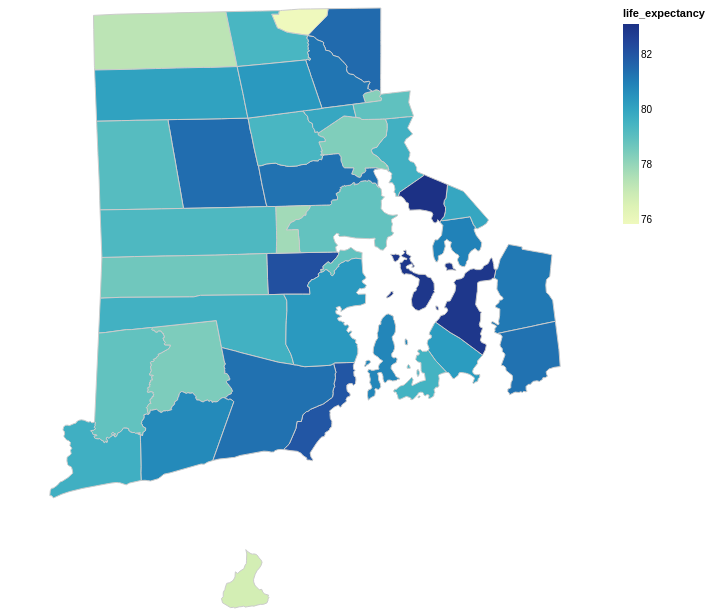

Notebook cell for this chart:
### Markdown cell above
### Chart 3B

Note that this chart contains a tooltip &mdash; try hovering your mouse over each county.

### Code cell
hover = alt.selection_point(on='mouseover', empty=False)
geo_base = alt.Chart(life).mark_geoshape() \
    .project(type="identity", reflectY=True) \
    .encode(strokeWidth=alt.condition(hover, alt.value(5.), alt.value(1.)), stroke=alt.value("#ccc")).add_params(hover) \
    .properties(width=600, height=600)

geo_base.encode(color="life_expectancy", tooltip=["county", "life_expectancy", "rural_urban"])

### Figure 1 — Vega-Lite specification as saved in the notebook (floating-point values rounded to 4 significant figures; data arrays with more than 128 entries replaced by an {"elided": "..."} marker saying what was removed)
{"config": {"view": {"continuousWidth": 300, "continuousHeight": 300}}, "data": {"name": "data-5ddcb8df7bb5f7db00b6b58fe78f71b2"}, "mark": {"type": "geoshape"}, "encoding": {"color": {"field": "life_expectancy", "type": "quantitative"}, "stroke": {"value": "#ccc"}, "strokeWidth": {"condition": {"param": "param_3c33481421cac01f", "value": 5.0, "empty": false}, "value": 1.0}, "tooltip": [{"field": "county", "type": "nominal"}, {"field": "life_expectancy", "type": "quantitative"}, {"field": "rural_urban", "type": "nominal"}]}, "height": 600, "params": [{"name": "param_3c33481421cac01f", "select": {"type": "point", "on": "mouseover"}}], "projection": {"reflectY": true, "type": "identity"}, "width": 600, "$schema": "https://vega.github.io/schema/vega-lite/v6.1.0.json", "datasets": {"data-5ddcb8df7bb5f7db00b6b58fe78f71b2": [{"county": "West Greenwich", "rural_urban": "Rural", "life_expectancy": 78.65, "asmr": 1030.0, "asmr_rank": 36, "rent": 1341, "gini": 0.4168, "pct_food_desert": 0.0, "fast_food": 0.23, "pct_farmers_market": 22.48, "pct_less_hs": 5.1, "pct_bachelors": 31.0, "type": "Feature", "geometry": {"type": "Polygon", "coordinates": [[[-71.79, 41.66], [-71.79, 41.66], [-71.79, 41.64], [-71.79, 41.63], [-71.79, 41.6], [-71.79, 41.6], [-71.76, 41.6], [-71.66, 41.6], [-71.65, 41.6], [-71.65, 41.6], [-71.64, 41.6], [-71.64, 41.6], [-71.54, 41.6], [-71.55, 41.63], [-71.55, 41.64], [-71.55, 41.65], [-71.55, 41.66], [-71.55, 41.66], [-71.57, 41.66], [-71.59, 41.66], [-71.6, 41.66], [-71.62, 41.66], [-71.62, 41.66], [-71.67, 41.66], [-71.67, 41.66], [-71.69, 41.66], [-71.74, 41.66], [-71.74, 41.66], [-71.79, 41.66]]]}}, {"county": "Central Falls", "rural_urban": "Urban", "life_expectancy": 78.26, "asmr": 970.7, "asmr_rank": 33, "rent": 774, "gini": 0.4557, "pct_food_desert": 0.0, "fast_food": 37.2, "pct_farmers_market": 0.0, "pct_less_hs": 48.2, "pct_bachelors": 7.4, "type": "Feature", "geometry": {"type": "Polygon", "coordinates": [[[-71.39, 41.9], [-71.4, 41.9], [-71.4, 41.89], [-71.4, 41.89], [-71.41, 41.89], [-71.41, 41.89], [-71.41, 41.89], [-71.4, 41.88], [-71.39, 41.88], [-71.39, 41.88], [-71.39, 41.88], [-71.38, 41.88], [-71.38, 41.89], [-71.38, 41.89], [-71.38, 41.89], [-71.38, 41.89], [-71.38, 41.89], [-71.38, 41.89], [-71.38, 41.89], [-71.38, 41.9], [-71.39, 41.9], [-71.39, 41.9], [-71.39, 41.9], [-71.39, 41.9], [-71.39, 41.9]]]}}, {"county": "Scituate", "rural_urban": "Rural", "life_expectancy": 81.43, "asmr": 807.1, "asmr_rank": 6, "rent": 932, "gini": 0.3981, "pct_food_desert": 0.0, "fast_food": 0.13, "pct_farmers_market": 61.14, "pct_less_hs": 9.3, "pct_bachelors": 28.3, "type": "Feature", "geometry": {"type": "Polygon", "coordinates": [[[-71.69, 41.86], [-71.69, 41.84], [-71.69, 41.84], [-71.69, 41.83], [-71.69, 41.82], [-71.68, 41.79], [-71.68, 41.79], [-71.68, 41.78], [-71.68, 41.77], [-71.68, 41.77], [-71.67, 41.76], [-71.67, 41.73], [-71.67, 41.73], [-71.64, 41.73], [-71.59, 41.73], [-71.58, 41.73], [-71.56, 41.73], [-71.55, 41.73], [-71.55, 41.73], [-71.55, 41.73], [-71.55, 41.74], [-71.55, 41.76], [-71.55, 41.76], [-71.55, 41.77], [-71.56, 41.79], [-71.56, 41.79], [-71.56, 41.8], [-71.57, 41.81], [-71.57, 41.84], [-71.57, 41.84], [-71.57, 41.84], [-71.57, 41.85], [-71.57, 41.86], [-71.6, 41.86], [-71.61, 41.86], [-71.68, 41.86], [-71.69, 41.86]]]}}, {"county": "Foster", "rural_urban": "Rural", "life_expectancy": 79.14, "asmr": 813.8, "asmr_rank": 8, "rent": 908, "gini": 0.4325, "pct_food_desert": 0.0, "fast_food": 0.08, "pct_farmers_market": 0.0, "pct_less_hs": 8.1, "pct_bachelors": 29.9, "type": "Feature", "geometry": {"type": "Polygon", "coordinates": [[[-71.79, 41.85], [-71.79, 41.85], [-71.79, 41.84], [-71.79, 41.84], [-71.79, 41.82], [-71.79, 41.81], [-71.79, 41.81], [-71.79, 41.8], [-71.79, 41.77], [-71.79, 41.77], [-71.79, 41.77], [-71.79, 41.74], [-71.79, 41.73], [-71.72, 41.73], [-71.7, 41.73], [-71.67, 41.73], [-71.67, 41.73], [-71.67, 41.76], [-71.68, 41.77], [-71.68, 41.77], [-71.68, 41.78], [-71.68, 41.79], [-71.68, 41.79], [-71.69, 41.82], [-71.69, 41.83], [-71.69, 41.84], [-71.69, 41.84], [-71.69, 41.86], [-71.74, 41.86], [-71.75, 41.86], [-71.76, 41.86], [-71.79, 41.85]]]}}, {"county": "Burrillville", "rural_urban": "Rural", "life_expectancy": 77.33, "asmr": 1052.0, "asmr_rank": 37, "rent": 843, "gini": 0.4087, "pct_food_desert": 57.56, "fast_food": 0.37, "pct_farmers_market": 96.13, "pct_less_hs": 17.4, "pct_bachelors": 22.8, "type": "Feature", "geometry": {"type": "Polygon", "coordinates": [[[-71.61, 42.01], [-71.66, 42.01], [-71.68, 42.01], [-71.68, 42.01], [-71.76, 42.01], [-71.77, 42.01], [-71.8, 42.01], [-71.8, 41.99], [-71.8, 41.99], [-71.8, 41.94], [-71.8, 41.93], [-71.8, 41.93], [-71.74, 41.93], [-71.72, 41.93], [-71.71, 41.93], [-71.7, 41.93], [-71.68, 41.93], [-71.67, 41.93], [-71.66, 41.93], [-71.64, 41.93], [-71.63, 41.93], [-71.59, 41.93], [-71.6, 41.97], [-71.6, 41.98], [-71.61, 42.01]]]}}, {"county": "Bristol", "rural_urban": "Urban", "life_expectancy": 80.94, "asmr": 853.0, "asmr_rank": 15, "rent": 892, "gini": 0.4563, "pct_food_desert": 53.84, "fast_food": 3.04, "pct_farmers_market": 71.82, "pct_less_hs": 18.7, "pct_bachelors": 32.5, "type": "Feature", "geometry": {"type": "Polygon", "coordinates": [[[-71.3, 41.71], [-71.29, 41.7], [-71.29, 41.69], [-71.29, 41.69], [-71.3, 41.68], [-71.3, 41.68], [-71.31, 41.67], [-71.3, 41.66], [-71.3, 41.65], [-71.3, 41.65], [-71.3, 41.65], [-71.3, 41.65], [-71.3, 41.66], [-71.29, 41.66], [-71.29, 41.66], [-71.29, 41.67], [-71.29, 41.68], [-71.29, 41.68], [-71.29, 41.68], [-71.28, 41.68], [-71.28, 41.68], [-71.28, 41.68], [-71.28, 41.67], [-71.28, 41.67], [-71.28, 41.67], [-71.28, 41.67], [-71.27, 41.66], [-71.27, 41.66], [-71.27, 41.66], [-71.27, 41.65], [-71.27, 41.65], [-71.27, 41.64], [-71.26, 41.64], [-71.26, 41.64], [-71.26, 41.64], [-71.26, 41.65], [-71.26, 41.65], [-71.25, 41.65], [-71.25, 41.66], [-71.25, 41.67], [-71.24, 41.67], [-71.24, 41.67], [-71.24, 41.67], [-71.24, 41.67], [-71.24, 41.67], [-71.23, 41.68], [-71.23, 41.68], [-71.24, 41.68], [-71.24, 41.68], [-71.24, 41.69], [-71.24, 41.69], [-71.25, 41.69], [-71.25, 41.7], [-71.24, 41.7], [-71.24, 41.7], [-71.25, 41.7], [-71.25, 41.72], [-71.26, 41.71], [-71.27, 41.71], [-71.28, 41.71], [-71.29, 41.71], [-71.29, 41.71], [-71.3, 41.71]]]}}, {"county": "East Greenwich", "rural_urban": "Rural", "life_expectancy": 82.17, "asmr": 782.8, "asmr_rank": 3, "rent": 881, "gini": 0.5041, "pct_food_desert": 54.52, "fast_food": 1.76, "pct_farmers_market": 45.31, "pct_less_hs": 3.5, "pct_bachelors": 58.9, "type": "Feature", "geometry": {"type": "Polygon", "coordinates": [[[-71.55, 41.66], [-71.55, 41.66], [-71.55, 41.65], [-71.55, 41.64], [-71.55, 41.63], [-71.54, 41.6], [-71.52, 41.6], [-71.52, 41.6], [-71.5, 41.6], [-71.48, 41.6], [-71.48, 41.6], [-71.49, 41.61], [-71.49, 41.61], [-71.49, 41.62], [-71.49, 41.62], [-71.49, 41.62], [-71.48, 41.62], [-71.48, 41.62], [-71.48, 41.62], [-71.47, 41.63], [-71.47, 41.63], [-71.47, 41.63], [-71.47, 41.63], [-71.47, 41.64], [-71.46, 41.64], [-71.47, 41.64], [-71.46, 41.65], [-71.46, 41.65], [-71.45, 41.65], [-71.45, 41.65], [-71.45, 41.65], [-71.45, 41.65], [-71.45, 41.66], [-71.44, 41.66], [-71.44, 41.66], [-71.44, 41.66], [-71.44, 41.66], [-71.44, 41.66], [-71.45, 41.66], [-71.45, 41.66], [-71.45, 41.66], [-71.46, 41.66], [-71.46, 41.66], [-71.49, 41.66], [-71.5, 41.66], [-71.53, 41.66], [-71.54, 41.66], [-71.55, 41.66]]]}}, {"county": "East Providence", "rural_urban": "Urban", "life_expectancy": 79.61, "asmr": 920.9, "asmr_rank": 25, "rent": 823, "gini": 0.4378, "pct_food_desert": 20.39, "fast_food": 7.72, "pct_farmers_market": 33.22, "pct_less_hs": 20.8, "pct_bachelors": 22.8, "type": "Feature", "geometry": {"type": "Polygon", "coordinates": {"elided": "1x97x2 float values"}}}, {"county": "Richmond", "rural_urban": "Rural", "life_expectancy": 78.43, "asmr": 1072.0, "asmr_rank": 38, "rent": 739, "gini": 0.346, "pct_food_desert": 0.0, "fast_food": 0.42, "pct_farmers_market": 96.73, "pct_less_hs": 8.5, "pct_bachelors": 33.0, "type": "Feature", "geometry": {"type": "Polygon", "coordinates": {"elided": "1x177x2 float values"}}}, {"county": "Cumberland", "rural_urban": "Urban", "life_expectancy": 81.5, "asmr": 799.5, "asmr_rank": 4, "rent": 859, "gini": 0.4083, "pct_food_desert": 39.28, "fast_food": 1.9, "pct_farmers_market": 0.0, "pct_less_hs": 14.3, "pct_bachelors": 33.6, "type": "Feature", "geometry": {"type": "Polygon", "coordinates": {"elided": "1x72x2 float values"}}}, {"county": "Providence", "rural_urban": "Urban", "life_expectancy": 78.37, "asmr": 973.8, "asmr_rank": 34, "rent": 913, "gini": 0.5339, "pct_food_desert": 5.31, "fast_food": 25.58, "pct_farmers_market": 81.09, "pct_less_hs": 27.4, "pct_bachelors": 29.0, "type": "Feature", "geometry": {"type": "Polygon", "coordinates": {"elided": "1x110x2 float values"}}}, {"county": "Narragansett", "rural_urban": "Rural", "life_expectancy": 82.0, "asmr": 799.9, "asmr_rank": 5, "rent": 1113, "gini": 0.4766, "pct_food_desert": 46.78, "fast_food": 1.63, "pct_farmers_market": 32.95, "pct_less_hs": 4.0, "pct_bachelors": 52.2, "type": "Feature", "geometry": {"type": "Polygon", "coordinates": {"elided": "1x106x2 float values"}}}, {"county": "Warwick", "rural_urban": "Urban", "life_expectancy": 78.89, "asmr": 959.6, "asmr_rank": 31, "rent": 990, "gini": 0.4162, "pct_food_desert": 33.34, "fast_food": 4.82, "pct_farmers_market": 16.78, "pct_less_hs": 10.2, "pct_bachelors": 29.0, "type": "Feature", "geometry": {"type": "MultiPolygon", "coordinates": {"elided": "2 rows, 392 float values in total"}}}, {"county": "Warren", "rural_urban": "Urban", "life_expectancy": 79.94, "asmr": 906.4, "asmr_rank": 22, "rent": 875, "gini": 0.4636, "pct_food_desert": 96.83, "fast_food": 5.48, "pct_farmers_market": 0.0, "pct_less_hs": 16.5, "pct_bachelors": 28.2, "type": "Feature", "geometry": {"type": "Polygon", "coordinates": [[[-71.28, 41.76], [-71.29, 41.74], [-71.29, 41.74], [-71.29, 41.74], [-71.29, 41.73], [-71.29, 41.73], [-71.29, 41.73], [-71.29, 41.72], [-71.29, 41.72], [-71.29, 41.72], [-71.29, 41.71], [-71.29, 41.71], [-71.29, 41.71], [-71.28, 41.71], [-71.27, 41.71], [-71.26, 41.71], [-71.25, 41.72], [-71.25, 41.7], [-71.24, 41.7], [-71.24, 41.7], [-71.24, 41.7], [-71.24, 41.7], [-71.23, 41.7], [-71.23, 41.71], [-71.22, 41.71], [-71.23, 41.71], [-71.23, 41.71], [-71.25, 41.73], [-71.25, 41.73], [-71.25, 41.74], [-71.25, 41.74], [-71.26, 41.75], [-71.28, 41.76]]]}}, {"county": "Cranston", "rural_urban": "Urban", "life_expectancy": 81.32, "asmr": 819.7, "asmr_rank": 9, "rent": 967, "gini": 0.434, "pct_food_desert": 25.34, "fast_food": 4.85, "pct_farmers_market": 30.56, "pct_less_hs": 14.9, "pct_bachelors": 29.7, "type": "Feature", "geometry": {"type": "Polygon", "coordinates": {"elided": "1x136x2 float values"}}}, {"county": "Johnston", "rural_urban": "Urban", "life_expectancy": 79.4, "asmr": 939.4, "asmr_rank": 28, "rent": 881, "gini": 0.4252, "pct_food_desert": 29.0, "fast_food": 2.55, "pct_farmers_market": 73.09, "pct_less_hs": 18.2, "pct_bachelors": 21.6, "type": "Feature", "geometry": {"type": "Polygon", "coordinates": {"elided": "1x78x2 float values"}}}, {"county": "Lincoln", "rural_urban": "Urban", "life_expectancy": 81.26, "asmr": 835.3, "asmr_rank": 12, "rent": 848, "gini": 0.4257, "pct_food_desert": 48.34, "fast_food": 1.97, "pct_farmers_market": 16.12, "pct_less_hs": 12.8, "pct_bachelors": 36.1, "type": "Feature", "geometry": {"type": "Polygon", "coordinates": {"elided": "1x85x2 float values"}}}, {"county": "Woonsocket", "rural_urban": "Urban", "life_expectancy": 75.85, "asmr": 1128.0, "asmr_rank": 39, "rent": 763, "gini": 0.457, "pct_food_desert": 29.41, "fast_food": 10.43, "pct_farmers_market": 54.92, "pct_less_hs": 27.7, "pct_bachelors": 12.9, "type": "Feature", "geometry": {"type": "Polygon", "coordinates": [[[-71.53, 42.01], [-71.53, 42.01], [-71.53, 42.01], [-71.54, 42.01], [-71.54, 42.0], [-71.53, 41.99], [-71.53, 41.99], [-71.53, 41.99], [-71.53, 41.99], [-71.53, 41.99], [-71.52, 41.99], [-71.52, 41.98], [-71.52, 41.98], [-71.52, 41.98], [-71.52, 41.98], [-71.51, 41.98], [-71.49, 41.98], [-71.49, 41.98], [-71.48, 41.99], [-71.47, 41.99], [-71.46, 42.0], [-71.46, 42.01], [-71.46, 42.01], [-71.46, 42.02], [-71.46, 42.02], [-71.48, 42.02], [-71.48, 42.02], [-71.49, 42.02], [-71.5, 42.02], [-71.5, 42.02], [-71.5, 42.02], [-71.5, 42.02], [-71.5, 42.02], [-71.51, 42.02], [-71.52, 42.02], [-71.53, 42.02], [-71.53, 42.01], [-71.53, 42.01], [-71.53, 42.01]]]}}, {"county": "Jamestown", "rural_urban": "Rural", "life_expectancy": 80.83, "asmr": 893.3, "asmr_rank": 17, "rent": 1403, "gini": 0.4719, "pct_food_desert": 57.35, "fast_food": 0.63, "pct_farmers_market": 0.0, "pct_less_hs": 2.3, "pct_bachelors": 59.4, "type": "Feature", "geometry": {"type": "MultiPolygon", "coordinates": {"elided": "3 rows, 250 float values in total"}}}, {"county": "Tiverton", "rural_urban": "Rural", "life_expectancy": 81.16, "asmr": 830.0, "asmr_rank": 10, "rent": 964, "gini": 0.4118, "pct_food_desert": 57.17, "fast_food": 0.69, "pct_farmers_market": 79.11, "pct_less_hs": 13.9, "pct_bachelors": 29.9, "type": "Feature", "geometry": {"type": "Polygon", "coordinates": {"elided": "1x88x2 float values"}}}, {"county": "Charlestown", "rural_urban": "Rural", "life_expectancy": 80.75, "asmr": 844.0, "asmr_rank": 13, "rent": 1093, "gini": 0.4511, "pct_food_desert": 0.0, "fast_food": 0.37, "pct_farmers_market": 99.28, "pct_less_hs": 8.2, "pct_bachelors": 35.4, "type": "Feature", "geometry": {"type": "Polygon", "coordinates": {"elided": "1x109x2 float values"}}}, {"county": "Exeter", "rural_urban": "Rural", "life_expectancy": 79.59, "asmr": 897.7, "asmr_rank": 20, "rent": 903, "gini": 0.3591, "pct_food_desert": 0.0, "fast_food": 0.14, "pct_farmers_market": 85.53, "pct_less_hs": 7.5, "pct_bachelors": 45.6, "type": "Feature", "geometry": {"type": "Polygon", "coordinates": [[[-71.79, 41.6], [-71.79, 41.57], [-71.79, 41.55], [-71.78, 41.55], [-71.75, 41.55], [-71.74, 41.55], [-71.73, 41.55], [-71.72, 41.55], [-71.66, 41.56], [-71.66, 41.56], [-71.62, 41.56], [-71.61, 41.53], [-71.59, 41.52], [-71.59, 41.52], [-71.56, 41.51], [-71.53, 41.5], [-71.51, 41.5], [-71.51, 41.5], [-71.51, 41.51], [-71.51, 41.52], [-71.52, 41.53], [-71.52, 41.53], [-71.52, 41.56], [-71.52, 41.56], [-71.52, 41.56], [-71.52, 41.58], [-71.52, 41.58], [-71.52, 41.59], [-71.52, 41.59], [-71.52, 41.6], [-71.52, 41.6], [-71.54, 41.6], [-71.64, 41.6], [-71.64, 41.6], [-71.65, 41.6], [-71.65, 41.6], [-71.66, 41.6], [-71.76, 41.6], [-71.79, 41.6]]]}}, {"county": "Middletown", "rural_urban": "Rural", "life_expectancy": 80.26, "asmr": 893.4, "asmr_rank": 18, "rent": 1157, "gini": 0.4204, "pct_food_desert": 32.9, "fast_food": 3.2, "pct_farmers_market": 34.46, "pct_less_hs": 6.7, "pct_bachelors": 38.4, "type": "Feature", "geometry": {"type": "Polygon", "coordinates": {"elided": "1x72x2 float values"}}}, {"county": "Glocester", "rural_urban": "Rural", "life_expectancy": 80.09, "asmr": 848.5, "asmr_rank": 14, "rent": 820, "gini": 0.3387, "pct_food_desert": 0.0, "fast_food": 0.28, "pct_farmers_market": 82.59, "pct_less_hs": 8.7, "pct_bachelors": 30.0, "type": "Feature", "geometry": {"type": "Polygon", "coordinates": [[[-71.8, 41.93], [-71.8, 41.92], [-71.8, 41.9], [-71.79, 41.85], [-71.76, 41.86], [-71.75, 41.86], [-71.74, 41.86], [-71.69, 41.86], [-71.68, 41.86], [-71.61, 41.86], [-71.6, 41.86], [-71.57, 41.86], [-71.58, 41.86], [-71.58, 41.88], [-71.58, 41.88], [-71.58, 41.88], [-71.58, 41.89], [-71.59, 41.93], [-71.63, 41.93], [-71.64, 41.93], [-71.66, 41.93], [-71.67, 41.93], [-71.68, 41.93], [-71.7, 41.93], [-71.71, 41.93], [-71.72, 41.93], [-71.74, 41.93], [-71.8, 41.93]]]}}, {"county": "Little Compton", "rural_urban": "Rural", "life_expectancy": 81.32, "asmr": 812.5, "asmr_rank": 7, "rent": 1317, "gini": 0.4586, "pct_food_desert": 0.0, "fast_food": 0.14, "pct_farmers_market": 51.52, "pct_less_hs": 8.2, "pct_bachelors": 48.9, "type": "Feature", "geometry": {"type": "Polygon", "coordinates": [[[-71.21, 41.55], [-71.21, 41.54], [-71.2, 41.54], [-71.21, 41.53], [-71.21, 41.53], [-71.2, 41.52], [-71.2, 41.52], [-71.2, 41.52], [-71.2, 41.51], [-71.21, 41.5], [-71.2, 41.5], [-71.2, 41.5], [-71.2, 41.49], [-71.19, 41.48], [-71.19, 41.48], [-71.19, 41.47], [-71.19, 41.47], [-71.19, 41.47], [-71.2, 41.46], [-71.2, 41.46], [-71.19, 41.46], [-71.19, 41.46], [-71.19, 41.46], [-71.18, 41.46], [-71.18, 41.46], [-71.18, 41.46], [-71.17, 41.46], [-71.17, 41.46], [-71.17, 41.46], [-71.17, 41.46], [-71.17, 41.47], [-71.17, 41.47], [-71.16, 41.47], [-71.16, 41.47], [-71.16, 41.48], [-71.15, 41.48], [-71.15, 41.48], [-71.15, 41.48], [-71.15, 41.48], [-71.15, 41.48], [-71.14, 41.48], [-71.14, 41.48], [-71.14, 41.49], [-71.14, 41.49], [-71.14, 41.49], [-71.14, 41.49], [-71.13, 41.49], [-71.13, 41.5], [-71.12, 41.5], [-71.12, 41.52], [-71.13, 41.56], [-71.13, 41.56], [-71.16, 41.56], [-71.16, 41.56], [-71.2, 41.55], [-71.21, 41.55]]]}}, {"county": "Newport", "rural_urban": "Urban", "life_expectancy": 79.52, "asmr": 917.6, "asmr_rank": 24, "rent": 1123, "gini": 0.4575, "pct_food_desert": 8.63, "fast_food": 8.7, "pct_farmers_market": 66.17, "pct_less_hs": 9.7, "pct_bachelors": 48.2, "type": "Feature", "geometry": {"type": "MultiPolygon", "coordinates": {"elided": "4 rows, 264 float values in total"}}}, {"county": "South Kingstown", "rural_urban": "Rural", "life_expectancy": 81.34, "asmr": 833.6, "asmr_rank": 11, "rent": 1035, "gini": 0.441, "pct_food_desert": 47.06, "fast_food": 0.79, "pct_farmers_market": 54.02, "pct_less_hs": 6.7, "pct_bachelors": 51.3, "type": "Feature", "geometry": {"type": "Polygon", "coordinates": {"elided": "1x110x2 float values"}}}, {"county": "Portsmouth", "rural_urban": "Urban", "life_expectancy": 82.93, "asmr": 727.5, "asmr_rank": 2, "rent": 1336, "gini": 0.4584, "pct_food_desert": 67.18, "fast_food": 0.98, "pct_farmers_market": 89.92, "pct_less_hs": 7.3, "pct_bachelors": 47.4, "type": "Feature", "geometry": {"type": "MultiPolygon", "coordinates": {"elided": "6 rows, 422 float values in total"}}}, {"county": "North Providence", "rural_urban": "Urban", "life_expectancy": 79.91, "asmr": 872.4, "asmr_rank": 16, "rent": 930, "gini": 0.4218, "pct_food_desert": 33.78, "fast_food": 10.78, "pct_farmers_market": 61.71, "pct_less_hs": 15.0, "pct_bachelors": 24.8, "type": "Feature", "geometry": {"type": "Polygon", "coordinates": [[[-71.5, 41.87], [-71.49, 41.87], [-71.49, 41.86], [-71.49, 41.86], [-71.49, 41.86], [-71.49, 41.86], [-71.49, 41.85], [-71.49, 41.85], [-71.48, 41.85], [-71.48, 41.85], [-71.48, 41.84], [-71.48, 41.84], [-71.48, 41.84], [-71.48, 41.84], [-71.48, 41.84], [-71.47, 41.84], [-71.47, 41.84], [-71.47, 41.84], [-71.46, 41.84], [-71.46, 41.84], [-71.46, 41.85], [-71.46, 41.85], [-71.45, 41.85], [-71.45, 41.85], [-71.44, 41.86], [-71.43, 41.86], [-71.43, 41.86], [-71.42, 41.86], [-71.42, 41.86], [-71.42, 41.86], [-71.42, 41.87], [-71.42, 41.87], [-71.42, 41.88], [-71.43, 41.88], [-71.44, 41.88], [-71.45, 41.88], [-71.46, 41.87], [-71.46, 41.87], [-71.47, 41.87], [-71.47, 41.87], [-71.48, 41.87], [-71.49, 41.87], [-71.49, 41.87], [-71.49, 41.87], [-71.5, 41.87]]]}}, {"county": "Pawtucket", "rural_urban": "Urban", "life_expectancy": 78.94, "asmr": 946.9, "asmr_rank": 30, "rent": 807, "gini": 0.4525, "pct_food_desert": 5.64, "fast_food": 14.68, "pct_farmers_market": 50.63, "pct_less_hs": 24.3, "pct_bachelors": 18.9, "type": "Feature", "geometry": {"type": "Polygon", "coordinates": {"elided": "1x65x2 float values"}}}, {"county": "Barrington", "rural_urban": "Urban", "life_expectancy": 83.13, "asmr": 722.0, "asmr_rank": 1, "rent": 1340, "gini": 0.4664, "pct_food_desert": 29.48, "fast_food": 1.18, "pct_farmers_market": 59.5, "pct_less_hs": 4.4, "pct_bachelors": 63.4, "type": "Feature", "geometry": {"type": "Polygon", "coordinates": [[[-71.32, 41.78], [-71.32, 41.77], [-71.32, 41.77], [-71.33, 41.77], [-71.33, 41.77], [-71.34, 41.76], [-71.34, 41.76], [-71.35, 41.75], [-71.35, 41.75], [-71.36, 41.75], [-71.35, 41.75], [-71.35, 41.75], [-71.35, 41.74], [-71.34, 41.74], [-71.34, 41.73], [-71.34, 41.73], [-71.34, 41.73], [-71.34, 41.72], [-71.32, 41.73], [-71.32, 41.73], [-71.32, 41.72], [-71.31, 41.72], [-71.31, 41.72], [-71.31, 41.72], [-71.31, 41.72], [-71.31, 41.71], [-71.31, 41.71], [-71.3, 41.71], [-71.3, 41.71], [-71.3, 41.71], [-71.3, 41.71], [-71.3, 41.71], [-71.29, 41.71], [-71.29, 41.71], [-71.29, 41.72], [-71.29, 41.72], [-71.29, 41.72], [-71.29, 41.73], [-71.29, 41.73], [-71.29, 41.73], [-71.29, 41.74], [-71.29, 41.74], [-71.29, 41.74], [-71.28, 41.76], [-71.29, 41.77], [-71.3, 41.77], [-71.32, 41.78], [-71.32, 41.78], [-71.32, 41.78]]]}}, {"county": "Hopkinton", "rural_urban": "Rural", "life_expectancy": 78.9, "asmr": 916.4, "asmr_rank": 23, "rent": 731, "gini": 0.3627, "pct_food_desert": 0.0, "fast_food": 0.2, "pct_farmers_market": 71.06, "pct_less_hs": 6.9, "pct_bachelors": 25.4, "type": "Feature", "geometry": {"type": "Polygon", "coordinates": {"elided": "1x172x2 float values"}}}, {"county": "Westerly", "rural_urban": "Rural", "life_expectancy": 79.64, "asmr": 901.4, "asmr_rank": 21, "rent": 918, "gini": 0.4309, "pct_food_desert": 21.44, "fast_food": 1.83, "pct_farmers_market": 99.57, "pct_less_hs": 13.9, "pct_bachelors": 30.0, "type": "Feature", "geometry": {"type": "Polygon", "coordinates": {"elided": "1x146x2 float values"}}}, {"county": "North Smithfield", "rural_urban": "Rural", "life_expectancy": 79.4, "asmr": 927.5, "asmr_rank": 27, "rent": 925, "gini": 0.4, "pct_food_desert": 58.2, "fast_food": 0.74, "pct_farmers_market": 16.14, "pct_less_hs": 14.5, "pct_bachelors": 29.3, "type": "Feature", "geometry": {"type": "Polygon", "coordinates": [[[-71.61, 42.01], [-71.6, 41.98], [-71.6, 41.97], [-71.59, 41.93], [-71.56, 41.94], [-71.49, 41.94], [-71.49, 41.94], [-71.48, 41.94], [-71.48, 41.94], [-71.48, 41.95], [-71.49, 41.95], [-71.49, 41.95], [-71.49, 41.95], [-71.49, 41.95], [-71.49, 41.96], [-71.49, 41.96], [-71.49, 41.96], [-71.49, 41.96], [-71.49, 41.96], [-71.49, 41.97], [-71.49, 41.97], [-71.49, 41.97], [-71.49, 41.97], [-71.49, 41.97], [-71.49, 41.98], [-71.49, 41.98], [-71.49, 41.98], [-71.49, 41.98], [-71.51, 41.98], [-71.52, 41.98], [-71.52, 41.98], [-71.52, 41.98], [-71.52, 41.98], [-71.52, 41.99], [-71.53, 41.99], [-71.53, 41.99], [-71.53, 41.99], [-71.53, 41.99], [-71.53, 41.99], [-71.54, 42.0], [-71.54, 42.01], [-71.53, 42.01], [-71.53, 42.01], [-71.53, 42.01], [-71.54, 42.01], [-71.55, 42.01], [-71.55, 42.01], [-71.56, 42.01], [-71.56, 42.01], [-71.58, 42.01], [-71.59, 42.01], [-71.59, 42.01], [-71.61, 42.01]]]}}, {"county": "West Warwick", "rural_urban": "Urban", "life_expectancy": 77.79, "asmr": 985.2, "asmr_rank": 35, "rent": 920, "gini": 0.3944, "pct_food_desert": 15.86, "fast_food": 7.49, "pct_farmers_market": 36.43, "pct_less_hs": 15.0, "pct_bachelors": 21.0, "type": "Feature", "geometry": {"type": "Polygon", "coordinates": [[[-71.53, 41.73], [-71.53, 41.72], [-71.53, 41.72], [-71.53, 41.72], [-71.53, 41.71], [-71.53, 41.71], [-71.53, 41.71], [-71.53, 41.7], [-71.53, 41.7], [-71.53, 41.7], [-71.53, 41.69], [-71.53, 41.68], [-71.53, 41.68], [-71.53, 41.68], [-71.53, 41.67], [-71.53, 41.66], [-71.5, 41.66], [-71.5, 41.66], [-71.5, 41.67], [-71.5, 41.67], [-71.5, 41.68], [-71.5, 41.69], [-71.5, 41.69], [-71.5, 41.7], [-71.51, 41.7], [-71.51, 41.7], [-71.52, 41.7], [-71.52, 41.7], [-71.51, 41.71], [-71.51, 41.71], [-71.51, 41.71], [-71.51, 41.71], [-71.51, 41.71], [-71.5, 41.71], [-71.5, 41.71], [-71.5, 41.71], [-71.5, 41.71], [-71.49, 41.72], [-71.49, 41.72], [-71.49, 41.72], [-71.49, 41.72], [-71.49, 41.73], [-71.48, 41.73], [-71.48, 41.73], [-71.49, 41.73], [-71.5, 41.73], [-71.52, 41.73], [-71.52, 41.73], [-71.52, 41.73], [-71.53, 41.73], [-71.53, 41.73]]]}}, {"county": "Smithfield", "rural_urban": "Urban", "life_expectancy": 80.34, "asmr": 923.5, "asmr_rank": 26, "rent": 948, "gini": 0.42, "pct_food_desert": 77.28, "fast_food": 1.73, "pct_farmers_market": 71.34, "pct_less_hs": 9.1, "pct_bachelors": 33.6, "type": "Feature", "geometry": {"type": "Polygon", "coordinates": [[[-71.59, 41.93], [-71.58, 41.89], [-71.58, 41.88], [-71.58, 41.88], [-71.58, 41.88], [-71.58, 41.86], [-71.57, 41.86], [-71.57, 41.86], [-71.55, 41.86], [-71.55, 41.86], [-71.54, 41.86], [-71.53, 41.86], [-71.51, 41.87], [-71.51, 41.87], [-71.5, 41.87], [-71.49, 41.87], [-71.49, 41.87], [-71.49, 41.87], [-71.48, 41.87], [-71.47, 41.87], [-71.47, 41.87], [-71.47, 41.89], [-71.48, 41.91], [-71.48, 41.92], [-71.48, 41.92], [-71.48, 41.92], [-71.49, 41.94], [-71.49, 41.94], [-71.56, 41.94], [-71.59, 41.93]]]}}, {"county": "Coventry", "rural_urban": "Rural", "life_expectancy": 79.31, "asmr": 963.2, "asmr_rank": 32, "rent": 867, "gini": 0.4042, "pct_food_desert": 49.33, "fast_food": 0.72, "pct_farmers_market": 0.7, "pct_less_hs": 11.2, "pct_bachelors": 25.4, "type": "Feature", "geometry": {"type": "Polygon", "coordinates": [[[-71.79, 41.73], [-71.79, 41.72], [-71.79, 41.7], [-71.79, 41.66], [-71.74, 41.66], [-71.74, 41.66], [-71.69, 41.66], [-71.67, 41.66], [-71.67, 41.66], [-71.62, 41.66], [-71.62, 41.66], [-71.6, 41.66], [-71.59, 41.66], [-71.57, 41.66], [-71.55, 41.66], [-71.54, 41.66], [-71.53, 41.66], [-71.53, 41.67], [-71.53, 41.68], [-71.53, 41.68], [-71.53, 41.68], [-71.53, 41.69], [-71.53, 41.7], [-71.53, 41.7], [-71.53, 41.7], [-71.53, 41.71], [-71.53, 41.71], [-71.53, 41.71], [-71.53, 41.72], [-71.53, 41.72], [-71.53, 41.72], [-71.53, 41.73], [-71.55, 41.73], [-71.55, 41.73], [-71.55, 41.73], [-71.55, 41.73], [-71.56, 41.73], [-71.58, 41.73], [-71.59, 41.73], [-71.64, 41.73], [-71.67, 41.73], [-71.67, 41.73], [-71.67, 41.73], [-71.7, 41.73], [-71.72, 41.73], [-71.79, 41.73]]]}}, {"county": "North Kingstown", "rural_urban": "Urban", "life_expectancy": 80.34, "asmr": 945.2, "asmr_rank": 29, "rent": 934, "gini": 0.4497, "pct_food_desert": 44.07, "fast_food": 1.07, "pct_farmers_market": 19.89, "pct_less_hs": 6.9, "pct_bachelors": 45.2, "type": "Feature", "geometry": {"type": "Polygon", "coordinates": {"elided": "1x128x2 float values"}}}, {"county": "New Shoreham", "rural_urban": "Rural", "life_expectancy": 76.76, "asmr": 897.6, "asmr_rank": 19, "rent": 833, "gini": 0.3949, "pct_food_desert": 100.0, "fast_food": 0.84, "pct_farmers_market": 97.15, "pct_less_hs": 3.9, "pct_bachelors": 48.3, "type": "Feature", "geometry": {"type": "Polygon", "coordinates": {"elided": "1x66x2 float values"}}}]}}
